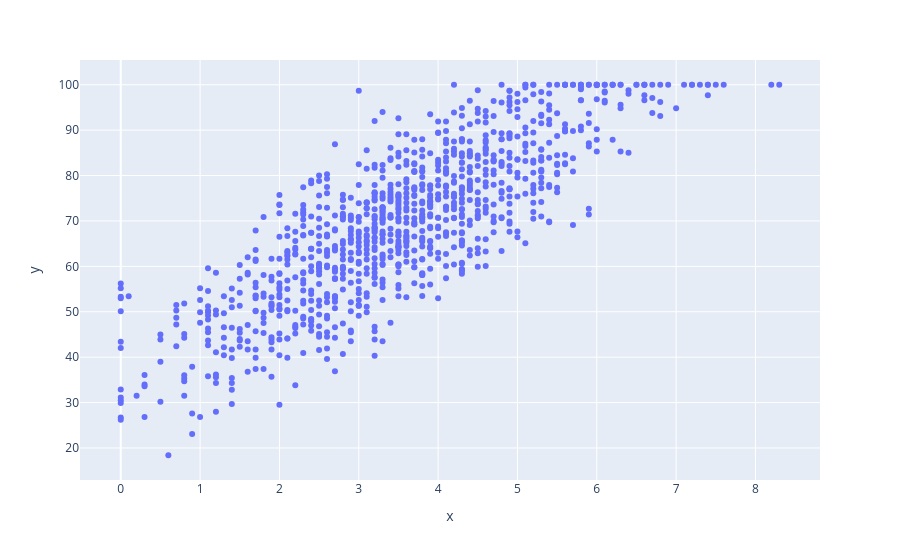

Notebook cell for this chart:
### Code cell
px.scatter(x=df['study_hours_per_day'],y=df['exam_score'])

### Figure 1 — Plotly figure (JSON) as saved in the notebook; plotly's stock layout.template omitted (floating-point values rounded to 4 significant figures; data arrays with more than 128 entries replaced by an {"elided": "..."} marker saying what was removed)
{"data": [{"hovertemplate": "x=%{x}<br>y=%{y}<extra></extra>", "legendgroup": "", "marker": {"color": "#636efa", "symbol": "circle"}, "mode": "markers", "name": "", "orientation": "v", "showlegend": false, "type": "scatter", "x": {"elided": "1000 float values"}, "xaxis": "x", "y": {"elided": "1000 float values"}, "yaxis": "y"}], "layout": {"legend": {"tracegroupgap": 0}, "margin": {"t": 60}, "xaxis": {"anchor": "y", "domain": [0, 1], "title": {"text": "x"}}, "yaxis": {"anchor": "x", "domain": [0, 1], "title": {"text": "y"}}}}
